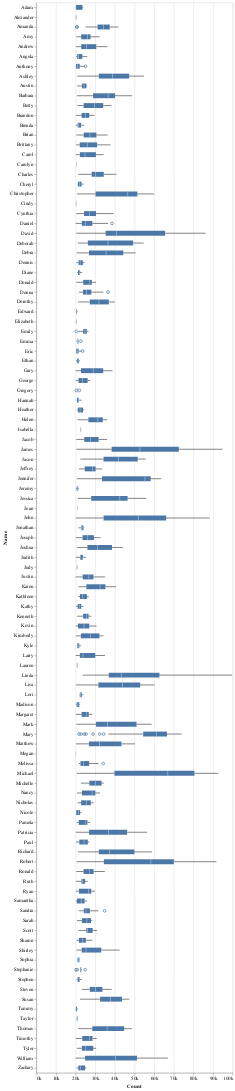

Here is the notebook cell this chart was saved with:
### Code cell
alt.Chart(baby_names).encode(
    alt.X("Count:Q", axis=alt.Axis(format="~s"), title="Count",),
    alt.Y("Name:N"),
    alt.Tooltip("Year:N"),
).mark_boxplot(size=10)

### Figure 1 — Vega-Lite specification as saved in the notebook (floating-point values rounded to 4 significant figures; data arrays with more than 128 entries replaced by an {"elided": "..."} marker saying what was removed)
{"config": {"view": {"continuousWidth": 400, "continuousHeight": 300}}, "data": {"name": "data-d5977674a412ea000a7530b7ca39fbe8"}, "mark": {"type": "boxplot", "size": 10}, "encoding": {"tooltip": {"field": "Year", "type": "nominal"}, "x": {"axis": {"format": "~s"}, "field": "Count", "title": "Count", "type": "quantitative"}, "y": {"field": "Name", "type": "nominal"}}, "$schema": "https://vega.github.io/schema/vega-lite/v4.17.0.json", "datasets": {"data-d5977674a412ea000a7530b7ca39fbe8": {"elided": "2213 records"}}}
